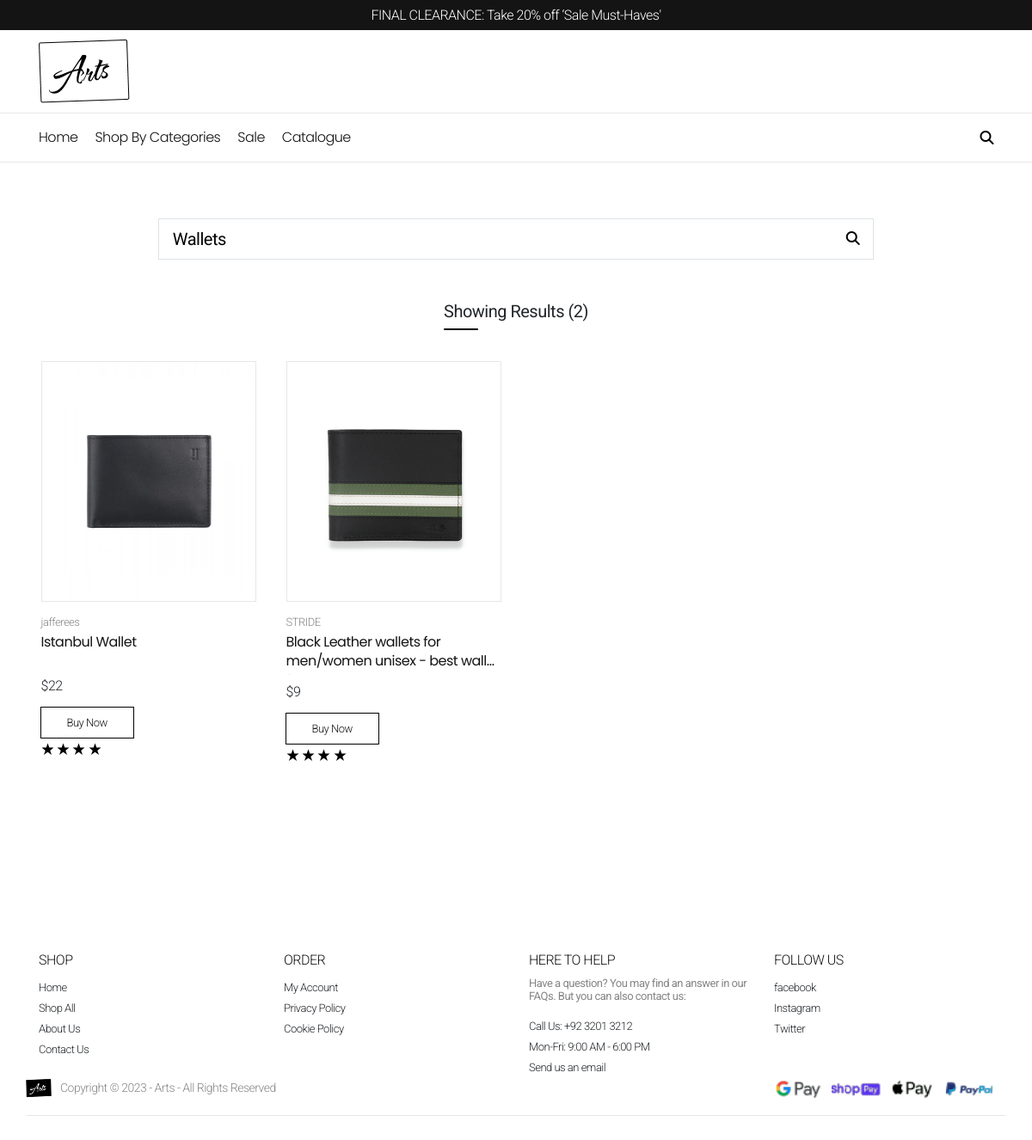
Page /search.php?query=Wallets on the committed database.
### tables this page shows
CREATE TABLE `products` (
  `Product Id` int(11) NOT NULL,
  `Product Name` varchar(255) NOT NULL,
  `Product Stock` int(11) NOT NULL,
  `Product Category` varchar(255) NOT NULL,
  `Product SKU` varchar(255) NOT NULL,
  `Images` text NOT NULL,
  `Keywords` varchar(255) NOT NULL,
  `Warranty` varchar(50) NOT NULL,
  `Product Price` varchar(255) NOT NULL,
  `Product Description` varchar(255) NOT NULL,
  `Product Brand` varchar(255) NOT NULL
);

### src/functions.php (called while the page is built, shortened)
<?php
class Product
{
    public static $instances = array();
    public function __construct($name, $SKU, $category, $stock, $img, $productKeywords, $price, $description, $warranty, $brand)
    {
        $this->keywords = $productKeywords;
        self::$instances[] = $this;
    }
    public static function createInstancesOfProduct($connection)
    {
        $showSQL = "SELECT * FROM `products`";
        $showQueryResult = mysqli_query($connection, $showSQL);
    }
    public static function sortProducts($keyword)
    {
        $lowerCaseKeywords = strtolower($keyword);
        $keywordsArray = explode(" ", $lowerCaseKeywords);
        $matchingProducts = [];
        $products = Product::$instances;
        foreach ($products as $product) {
            $keys = strtolower($product->keywords);
            $keyArray = explode(",", $keys);
            if (array_intersect($keywordsArray, $keyArray)) {
                $matchingProducts[] = $product;
            }
        }
        return json_encode($matchingProducts);
    }
}
Product::createInstancesOfProduct($connection);
class Category
{
    public static function fetchAllCategory()
    {
        global $connection;
        $query = "SELECT * FROM `category`";
        $result = mysqli_query($connection, $query);
        if ($result) {
            $rows = array();
            while ($row = $result->fetch_assoc()) {
                $rows[] = $row;
            }
            return $rows;
        } else {
            return "No Categories";
        }
    }
}

### src/components/card.php (the view, shortened to what this page needs)
<div class="col-lg-3 col-md-6 col-sm-12">
    <div class="product-card">
        <div class="img__wrap" onclick="window.location.href='single-product.php?id=<?php echo $products->SKU; ?>';">
            <img src="assets/images/product-images/<?php echo $products->images ?>"></a>
        </div>
        <div class="product-card-text py-3">
            <h6 class="product-brand fw-300 fs-13 fc-secondary-400"><?php echo $products->brand; ?></h6>
            <h4 class="product-title fw-400 fs-16 py-1 fc-secondary ff-secondary"><?php echo $products->name ?></h4>
            <h5 class="product-price fw-300 fs-16"><?php echo $currencySymbol . $products->price ?></h5>
        </div>
        <div class="product-card-footer">
            <div class="d-flex align-items-center justify-content-between pr-1">
                <a class="btn btn-primary" href="single-product.php?id=<?php echo $products->SKU; ?>">Buy Now</a>
            </div>
            <div class="product-stars">
                <svg xmlns="http://www.w3.org/2000/svg" width="15" height="15" viewBox="0 0 100 100">
                    <polygon points="50,10 61.803,43.301 96.602,43.301 68.398,66.699 80.201,100 50,77.601 19.799,100 31.602,66.699 3.398,43.301 38.197,43.301" fill="#000" />
                </svg>
                <svg xmlns="http://www.w3.org/2000/svg" width="15" height="15" viewBox="0 0 100 100">
                    <polygon points="50,10 61.803,43.301 96.602,43.301 68.398,66.699 80.201,100 50,77.601 19.799,100 31.602,66.699 3.398,43.301 38.197,43.301" fill="#000" />
                </svg>
                <svg xmlns="http://www.w3.org/2000/svg" width="15" height="15" viewBox="0 0 100 100">
                    <polygon points="50,10 61.803,43.301 96.602,43.301 68.398,66.699 80.201,100 50,77.601 19.799,100 31.602,66.699 3.398,43.301 38.197,43.301" fill="#000" />
                </svg>
                <svg xmlns="http://www.w3.org/2000/svg" width="15" height="15" viewBox="0 0 100 100">
                    <polygon points="50,10 61.803,43.301 96.602,43.301 68.398,66.699 80.201,100 50,77.601 19.799,100 31.602,66.699 3.398,43.301 38.197,43.301" fill="#000" />
                </svg>
            </div>
        </div>
    </div>
</div>

### src/search.php (shortened to what this page needs)
<?php include 'config.php'; ?>
<?php include 'functions.php';
if (isset($_GET["query"])) {
    $query = $_GET["query"];
    $matchingProducts = json_decode(Product::sortProducts($query));
} else {
    $query = '';
}
?>
<!DOCTYPE html>
<html lang="en">
<head>
    <?php include('includes/header-styles.php') ?>
</head>
<body>
    <?php include('includes/header.php') ?>
    <section class="searchMain">
        <div class="container">
            <div class="searchbarContainer d-flex jusify-content-between py-2 px-3 w-75 mx-auto border ">
                <input type="text" value="<?php echo $query; ?>" class="fs-20 w-100 d-block mainSearchBar" placeholder="Type Something...">
                <button class="searchButton"><i class=" fa-solid fa-magnifying-glass"></i></button>
            </div>
            <div class="row py-5 ">
                <div class="col-12 mb-3">
                    <h4 class="section__heading text-center fs-20">Showing Results (<?php echo count($matchingProducts); ?>)</h4>
                </div>
                <?php
                if (count($matchingProducts) != 0) {
                    foreach ($matchingProducts as $products) {
                ?>
                        <?php include('components/card.php'); ?>
                <?php  }
                } else {
                    echo "0 results found.";
                }
                ?>
            </div>
        </div>
    </section>
    <?php include('includes/footer.php') ?>
</body>
</html>

### src/assets/css/style.css (style rules this page uses)
* { margin: 0; padding: 0; letter-spacing: -.5px; font: inherit; }
*, *::before, *::after { box-sizing: border-box; }
a { color: var(--clr-secondary); }
html, body { overflow-x: hidden; scroll-behavior: smooth; }
body { -webkit-font-smoothing: antialiased; font-family: var(--ff-primary); }
section { padding: var(--section-padding); }
img { max-width: 100%; }
button { background: none; outline: none; }
h1, h2, h3, h4, h5, h6, p { padding: 0; margin-bottom: 0; color: var(--clr-neutral-700); }
button, input { outline: none; border: none; }
input { width: 100%; }
.ff-secondary { font-family: var(--ff-secondary); }
.fc-secondary { color: var(--clr-secondary); }
.fc-secondary-400 { color: var(--clr-secondary-400); }
.fw-300 { font-weight: 300; }
.fw-400 { font-weight: 400; }
.fs-13 { font-size: var(--fs-13) !important; }
.fs-16 { font-size: var(--fs-16) !important; }
.fs-20 { font-size: var(--fs-20) !important; }
.btn { padding: 10px 30px; border-radius: 0; display: inline-flex; align-items: center; justify-content: center; font-size: var(--fs-13); font-weight: 300; line-height: normal; }
.btn-primary { background-color: var(--clr-primary) !important; color: var(--clr-secondary); outline: 1px solid #000; border: none !important; }
.section__heading { font-size: var(--fs-35); font-weight: 400; line-height: normal; margin-bottom: 15px; position: relative; width: max-content; margin: 0 auto 30px; }
.section__heading::before { content: ""; position: absolute; left: 0; bottom: -10px; height: 2px; background: #000; border-radius: 5px; width: 40px; }
.product-card { margin-bottom: 40px; cursor: pointer; max-width: 250px; width: 100%; margin-inline: auto; }
.product-card img { transition: all 250ms ease; min-height: 280px; object-fit: cover; max-width: 100%; aspect-ratio: 1/1; border: 1px solid #e7e7e7; }
.cart-title, .product-title { overflow: hidden; text-overflow: ellipsis; display: -webkit-box; -webkit-line-clamp: 2; -webkit-box-orient: vertical; margin-bottom: 10px; min-height: 46px; line-height: 1.4; }

### src/assets/css/variables.css (style rules this page uses)
:root { --ff-primary: 'Roboto', sans-serif; --ff-secondary: 'Poppins', sans-serif; --clr-primary: #ffffff; --clr-secondary: #141414; --clr-secondary-400: #858585; --section-padding: 65px 0; --fs-13: 13px; --fs-14: 14px; --fs-16: 16px; --fs-18: 18px; --fs-20: 20px; --fs-22: 22px; --fs-24: 24px; --fs-25: 25px; --fs-30: 30px; --fs-35: 35px; --fs-40: 40px; --fs-45: 45px; --fs-50: 50px; --fs-55: 55px; --fs-60: 60px; --fs-65: 65px; }

### rows in the picture
products: Images (picture), Product Brand "jafferees", Product Name "Istanbul Wallet", Product Price "22"
products: Images (picture), Product Brand "STRIDE", Product Name "Black Leather wallets for men/women unisex - best…", Product Price "9"

### other values in the picture
$promotionTitle "FINAL CLEARANCE: Take 20% off ‘Sale Must-Haves'"
count($matchingProducts) "2"
$site__phone "+92 3201 3212"
$site__name "Arts"
